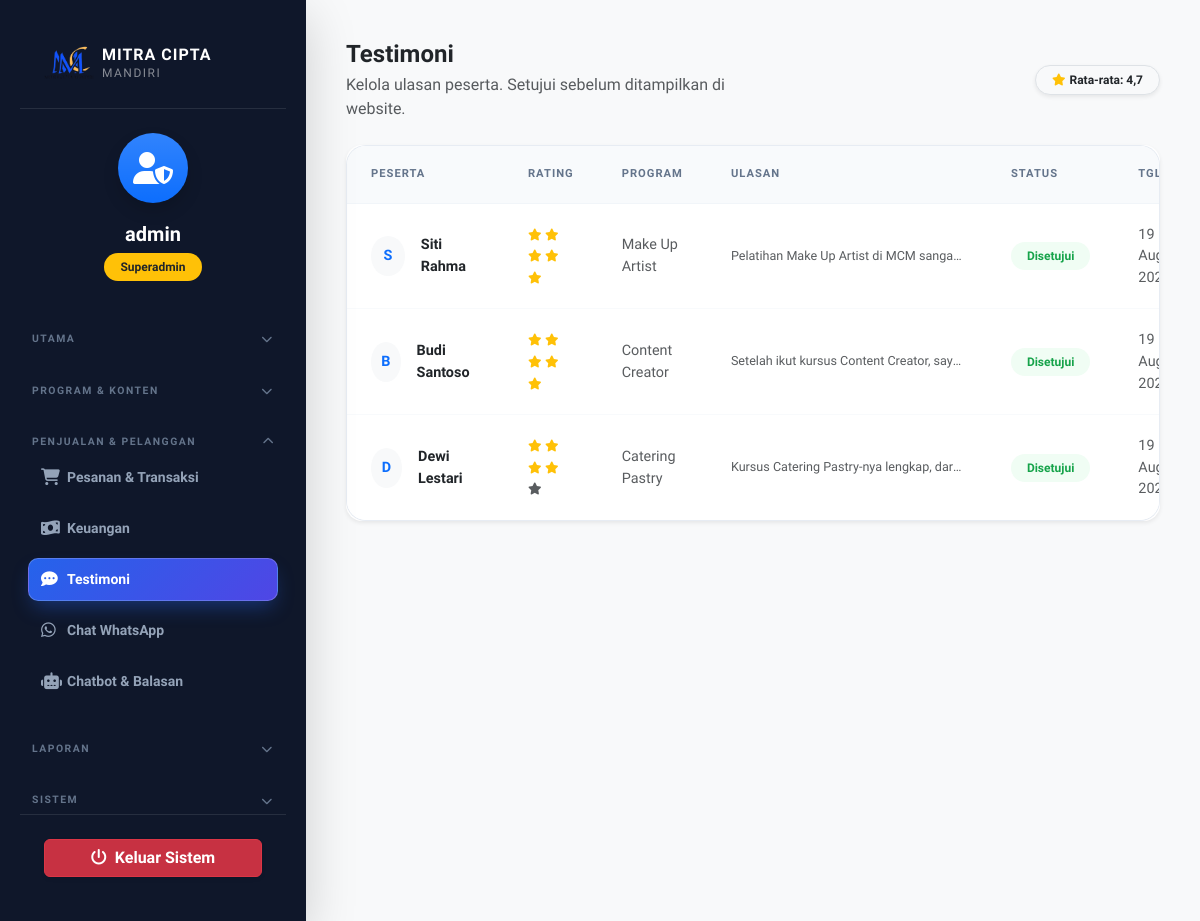
Page /admin/dashboard.php?page=testimonials (signed in) on the earlier database version.
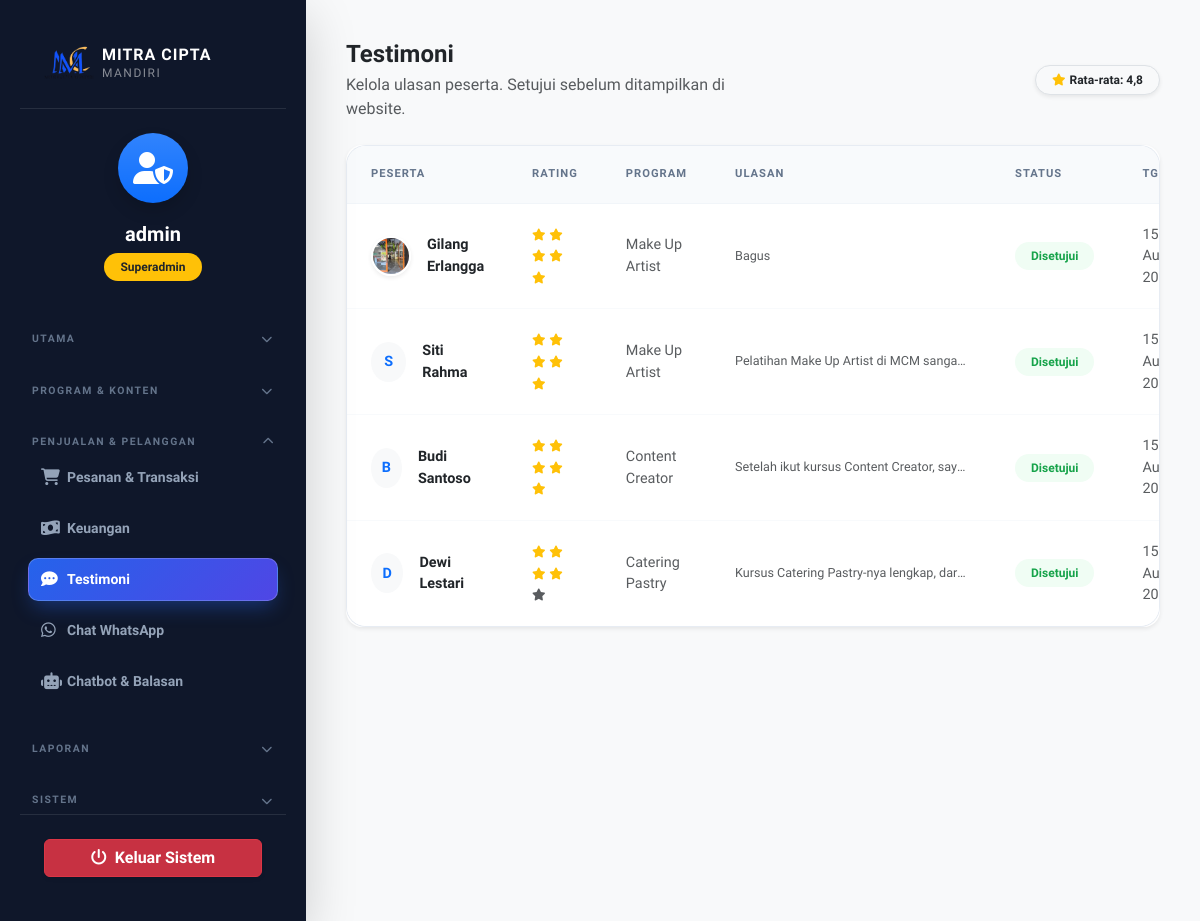
Same page on the later database version.
### tables this page shows
CREATE TABLE IF NOT EXISTS `testimonials` (
  `id` int NOT NULL AUTO_INCREMENT,
  `user_id` int DEFAULT NULL,
  `name` varchar(100) NOT NULL,
  `rating` tinyint(1) NOT NULL DEFAULT '5',
  `review` text NOT NULL,
  `image` varchar(255) DEFAULT NULL,
  `class_id` int DEFAULT NULL,
  `graduation_year` varchar(10) DEFAULT NULL,
  `job` varchar(150) DEFAULT NULL,
  `status` enum('pending','approved','rejected') DEFAULT 'pending',
  `created_at` timestamp NOT NULL DEFAULT CURRENT_TIMESTAMP,
  PRIMARY KEY (`id`),
  KEY `class_id` (`class_id`)
);

CREATE TABLE IF NOT EXISTS `classes` (
  `id` int NOT NULL AUTO_INCREMENT,
  `name` varchar(100) NOT NULL,
  `start_date` date DEFAULT NULL,
  `category` varchar(50) NOT NULL,
  `description` text NOT NULL,
  `image` varchar(255) NOT NULL,
  `features` text NOT NULL,
  `price` int NOT NULL DEFAULT '500000',
  `created_at` timestamp NOT NULL DEFAULT CURRENT_TIMESTAMP,
  PRIMARY KEY (`id`)
);

### admin/pages/testimonials.php (the view, shortened to what this page needs)
<div class="row align-items-center mb-4 g-3" data-aos="fade-down">
    <div class="col-md-6">
        <h2 class="fw-bold mb-1 text-dark">Testimoni</h2>
        <p class="text-muted mb-0">Kelola ulasan peserta. Setujui sebelum ditampilkan di website.</p>
    </div>
    <div class="col-md-6 text-md-end">
        <span class="badge bg-light text-dark border px-3 py-2 rounded-pill shadow-sm">
            <i class="fas fa-star text-warning me-1"></i>Rata-rata: <?php echo number_format($avgRating, 1, ',', '.'); ?>
        </span>
    </div>
</div>
<div class="card border-0 shadow-sm rounded-4 overflow-hidden">
    <div class="card-body p-0">
        <div class="table-responsive">
            <table class="table align-middle mb-0">
                <thead class="bg-light">
                    <tr>
                        <th class="ps-4">Peserta</th>
                        <th>Rating</th>
                        <th>Program</th>
                        <th>Ulasan</th>
                        <th>Status</th>
                        <th>Tgl</th>
                    </tr>
                </thead>
                <tbody>
                    <?php if (empty($testimonials)): ?>
                        <tr><td colspan="7" class="text-center py-5 text-muted">Belum ada testimoni.</td></tr>
                    <?php else: ?>
                        <?php foreach ($testimonials as $t):
                            $rating = (int)$t['rating'];
                            $badges = [
                                'pending' => ['badge-soft-warning', 'Menunggu'],
                                'approved' => ['badge-soft-success', 'Disetujui'],
                                'rejected' => ['badge-soft-danger', 'Ditolak'],
                            ];
                            $badge = $badges[$t['status']] ?? ['badge-soft-primary', $t['status']];
                        ?>
                        <tr>
                            <td class="ps-4">
                                <div class="d-flex align-items-center">
                                    <?php if (!empty($t['image'])): ?>
                                        <img src="<?php echo htmlspecialchars(getImgSrc($t['image'])); ?>" alt="<?php echo htmlspecialchars($t['name']); ?>" class="rounded-circle me-3 border border-2 border-white shadow-sm" style="width: 40px; height: 40px; object-fit: cover;">
                                    <?php else: ?>
                                        <div class="rounded-circle bg-light text-primary d-flex align-items-center justify-content-center fw-bold me-3" style="width: 40px; height: 40px;"><?php echo strtoupper(mb_substr(trim($t['name']), 0, 1)); ?></div>
                                    <?php endif; ?>
                                    <span class="fw-bold text-dark"><?php echo htmlspecialchars($t['name']); ?></span>
                                </div>
                            </td>
                            <td>
                                <?php for ($i = 1; $i <= 5; $i++): ?>
                                    <i class="fas fa-star <?php echo $i <= $rating ? 'text-warning' : 'text-muted'; ?>" style="font-size: 0.75rem;"></i>
                                <?php endfor; ?>
                            </td>
                            <td class="text-muted small"><?php echo htmlspecialchars($t['class_name'] ?? '-'); ?></td>
                            <td style="max-width: 280px;"><span class="text-muted small d-block text-truncate"><?php echo htmlspecialchars($t['review']); ?></span></td>
                            <td><span class="badge <?php echo $badge[0]; ?>"><?php echo $badge[1]; ?></span></td>
                            <td class="small text-muted"><?php echo date('d M Y', strtotime($t['created_at'])); ?></td>
                        </tr>
                        <?php endforeach; ?>
                    <?php endif; ?>
                </tbody>
            </table>
        </div>
    </div>
</div>

Differences in the rows shown:
added testimonials: image (picture), name "Gilang Erlangga", rating 5 (drawn), class.name "Make Up Artist", review "Bagus", status "Disetujui", created_at "15…"
changed testimonials "Siti Rahma": created_at "19…" → "15…"
changed testimonials "Budi Santoso": created_at "19…" → "15…"
changed testimonials "Dewi Lestari": created_at "19…" → "15…"
Other differences:
$avgRating: "4,7" → "4,8"
